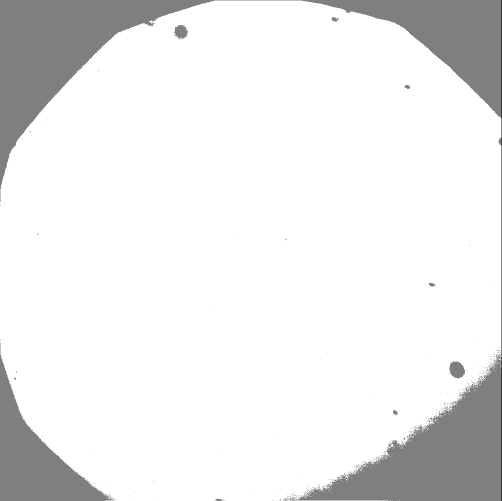
#> input picture Data/GUV_SLB_Cadherin.tif, 1004 x 1002 px (shown at 1/2 size)
$ jupyter execute Example.ipynb
#> lines starting #> are read from the running program, lines starting #| are printed output that depends on the picture; after the words box and inside, x2 and y2 are one past the last pixel; in counts of white or black regions, pixels touching at a corner belong together
### RICM_model.py
# Libraries
import numpy as np
import matplotlib.pyplot as plt
from skimage import restoration, filters, morphology
from scipy import ndimage,linalg, optimize
from Utilities import Fit_Gaussian


class Height_map():
    """This class is used to get the dependence of the normalized intensity on the height for GUV-SLB adhesion system."""

    def __init__(self,
                 n_glass = 1.525,
                 n_water = 1.333,
                 n_outer = 1.335,
                 n_lipid = 1.486,
                 n_inner = 1.344,
                 d_water = 1,
                 d_lipid = 4,
                 l       = 546,
                 p       = 0):

        # Parameters
        self.n_glass = n_glass      # refractive index of glass
        self.n_water = n_water      # refractive index of water
        self.n_outer = n_outer      # refractive index of outer solution (PBS)
        self.n_lipid = n_lipid      # refractive index of lipid
        self.n_inner = n_inner      # refractive index of inner buffer (Sucrose)
        self.d_water = d_water      # thickness of water in nm
        self.d_lipid = d_lipid      # thickness of lipid in nm
        self.l       = l            # wave length of the RICM light in nm
        self.p       = p            # phase shift of the cosine function


    def i5_norm(self, h):
        """Normalized reflectance for 5 interfaces"""

        # Wave vector
        k = (2 * np.pi) / self.l

        # Refractive indices
        n0 = self.n_glass    # Glass slid
        n1 = self.n_water    # Layer of water down the SLB
        n2 = self.n_lipid    # SLB
        n3 = self.n_outer    # Outer buffer PBS
        n4 = self.n_lipid    # Vesicle membrane
        n5 = self.n_inner    # Inner buffer Sucrose

        # Fresnel reflection coefficients
        r01 = (n0-n1) / (n0+n1)
        r12 = (n1-n2) / (n1+n2)
        r23 = (n2-n3) / (n2+n3)
        r34 = (n3-n4) / (n3+n4)
        r45 = (n4-n5) / (n4+n5)

        # Distances traveled by light
        D1 = 2 * n1 * self.d_water
        D2 = 2 * n2 * self.d_lipid
        D3 = 2 * n3 * h
        D4 = 2 * n4 * self.d_lipid

        # Effective reflection coefficient
        R1 = r01
        R2 = ((1-r01**2) * np.exp(-1j*k*D1)) * r12
        R3 = ((1-r01**2)*(1-r12**2) * np.exp(-1j*k*(D1+D2))) * r23
        R4 = ((1-r01**2)*(1-r12**2)*(1-r23**2) * np.exp(-1j*k*(D1+D2+D3))) * r34
        R5 = ((1-r01**2)*(1-r12**2)*(1-r23**2)*(1-r34**2) * np.exp(-1j*k*(D1+D2+D3+D4))) * r45

        # Effective reflection coefficient of the adhesion zone
        R = R1 + R2 + R3 + R4 + R5

        # Effective reflection coefficient of the background
        R_b = R1 + R2 + R3

        # Normalized reflectance R_norm
        R_norm = (np.abs(R * np.conjugate(R)) - np.abs(R_b * np.conjugate(R_b))) / np.abs(R_b * np.conjugate(R_b))

        return R_norm


    def normalized_intensity(self, h, Y0, A, h0):
        """The dependence of the normalized intensity on height"""

        n_outer = self.n_outer  #refractive index of PBS
        l = self.l              #wave length of the RICM light

        return Y0 - A * np.cos((4 * np.pi * n_outer / l) * (h - h0) + 2*np.pi*self.p)


class RICM(Height_map):
    """Treating the RICM image of GUV-SLB adhesion system to get the height of the GUV"""

    def __init__(self,
                 img,
                 denoise=True, nl_fast_mode=True, nl_patch_size=10, nl_patch_distance=1,
                 hole=3, remove_small=True, min_size=64,
                 n_glass=1.525, n_water=1.333, n_outer=1.335, n_lipid=1.486, n_inner=1.344,
                 d_water=1, d_lipid=4, l=546, p=0):

        # The image
        self.img = img

        # RICM parameters
        self.n_glass = n_glass      # refractive index of glass
        self.n_water = n_water      # refractive index of water
        self.n_outer = n_outer      # refractive index of outer solution (PBS)
        self.n_lipid = n_lipid      # refractive index of lipid
        self.n_inner = n_inner      # refractive index of inner buffer (Sucrose)
        self.d_water = d_water      # thickness of water in nm
        self.d_lipid = d_lipid      # thickness of lipid in nm
        self.l = l                  # wave length of the RICM light in nm
        self.p = p                  # phase shift of the cosine function

        # Denoising parameters
        self.denoise = denoise
        self.nl_fast_mode = nl_fast_mode
        self.nl_patch_size = nl_patch_size
        self.nl_patch_distance = nl_patch_distance

        # Mask parameters
        self.hole = hole                     # hole filling kernel
        self.remove_small = remove_small     # remove small defects
        self.min_size = min_size             # minimum size for a small defect


    def nl_denoise(self):
        """Denoise the image using Non-local means denoising algorithm"""
        # Apply the Non-local means denoising algorithm and return the denoised image
        return restoration.denoise_nl_means(self.img,
                                            h = np.mean(restoration.estimate_sigma(self.img)),
                                            fast_mode = self.nl_fast_mode,
                                            patch_size = self.nl_patch_size,
                                            patch_distance = self.nl_patch_distance)


    def edge_detection(self):
        """Detecting the edges"""
        # Check if denoising is True
        if self.denoise:
            # Return the edge of the denoised image
            return filters.sobel(self.nl_denoise())
        else:
            # Return the edge of the original image
            return filters.sobel(self.img)


    def mask(self):
        """Determine the contact zone by filling the closed edges inside the binary image of the edges"""

        #Applying some edge operators to the denoised image
        edge = self.edge_detection()

        # 1- Getting the threshold of edge filtered image
        # 2- Making a binary image with 0 and 1 values
        # 3- Fill the detected edge
        # 4- Remove the small objects in case of remove small is True

        if self.remove_small:
            return morphology.remove_small_objects(ndimage.binary_fill_holes(np.multiply(edge > filters.threshold_otsu(edge), 1),
                                                                             structure=np.ones((self.hole, self.hole))),
                                                   min_size=self.min_size)

        return ndimage.binary_fill_holes(np.multiply(edge > filters.threshold_otsu(edge), 1),
                                         structure=np.ones((self.hole, self.hole)))


    def background_fitting(self):
        """Fitting the background"""

        # Determine the contact zone
        edge_binary_filled = self.mask()

        # Write the data in terms of 3-dim points excluding the contact zone
        coord_background_intensity = []
        for i in range(self.img.shape[0]):
            for j in range(self.img.shape[1]):
                if edge_binary_filled[i, j] == False:  # excluding the contact zone
                    coord_background_intensity.append([i, j, self.img[i,j]])

        # 3-dim data points
        data = np.array(coord_background_intensity)

        # best-fit quadratic curve
        A = np.c_[np.ones(data.shape[0]), data[:,:2], np.prod(data[:,:2], axis=1), data[:,:2]**2]
        C,_,_,_ = linalg.lstsq(A, data[:,2])

        # Copy the original img
        Background = np.ones(self.img.shape)

        # Fill the background with the values came from the fitting
        for X in range(self.img.shape[0]):
            for Y in range(self.img.shape[1]):
                Background[X,Y] = C[0] + C[1]*X + C[2]*Y + C[3]*X*Y + C[4]*X*X + C[5]*Y*Y

        return Background


    def correct(self):
        """Correcting the image by subtracting the background then add it's average to each pixel"""

        # Fitting the background
        Background = self.background_fitting()

        # Return the corrected image
        return self.img - Background + np.average(Background)


    def background_normalization(self):
        """Normalized reflectance to the background"""

        # Get the corrected image
        img_corrected = self.correct()

        # Get the background by removing the contact zone from the corrected image
        corrected_background = img_corrected * (1 - self.mask())

        # Transform it into a histogram excluding the contact zone
        corrected_background = corrected_background[corrected_background != 0].ravel()

        # Fit a Gaussian on the corrected background histogram then take it's mean
        avg_corrected_background, _ = Fit_Gaussian(corrected_background, normalized=True).hist_fitting()

        return (img_corrected - avg_corrected_background) / avg_corrected_background


    def height(self, h=np.linspace(1, 600, 600)):
        """RICM height mapping"""

        # Fit the parameters Y_0, A, h_0 of the cosine function
        mapping = Height_map(n_glass = self.n_glass,
                             n_water = self.n_water,
                             n_outer = self.n_outer,
                             n_lipid = self.n_lipid,
                             n_inner = self.n_inner,
                             d_water = self.d_water,
                             d_lipid = self.d_lipid,
                             l       = self.l,
                             p       = self.p)

        popt, _ = optimize.curve_fit(mapping.normalized_intensity, h, mapping.i5_norm(h))
        Y0, A, h0 = popt
        print('Y0 = {:.2f}, A = {:.2f}, h0 = {:.2f}'.format(*popt))

        return (self.l/(4*np.pi*self.n_outer)) * (np.arccos((Y0 - self.background_normalization()) / A) - 2*np.pi*self.p) + h0


    def height_argument(self, h=np.linspace(1, 600, 600)):
        """RICM height mapping argument"""

        # Fit the parameters Y_0, A, h_0 of the cosine function
        mapping = Height_map(n_glass = self.n_glass,
                             n_water = self.n_water,
                             n_outer = self.n_outer,
                             n_lipid = self.n_lipid,
                             n_inner = self.n_inner,
                             d_water = self.d_water,
                             d_lipid = self.d_lipid,
                             l       = self.l,
                             p       = self.p)

        popt, _ = optimize.curve_fit(mapping.normalized_intensity, h, mapping.i5_norm(h))
        Y0, A, _ = popt

        return (Y0 - self.background_normalization()) / A


    def show_summary(self, name='summary', save=False):
        """Display the way to the RICM height mapping step by step"""

        plt.figure(figsize=(23,7))

        plt.subplot(251)
        plt.axis('off')
        plt.title('Orginal image')
        plt.imshow(self.img, cmap = "gray")
        plt.colorbar()

        plt.subplot(252)
        plt.axis('off')
        plt.title('Denoised image')
        plt.imshow(self.nl_denoise() , cmap = 'gray')
        plt.colorbar()

        plt.subplot(253)
        plt.axis('off')
        plt.title('Edge detected image')
        plt.imshow(self.edge_detection() , cmap = 'gray')
        plt.colorbar();

        plt.subplot(254)
        plt.axis('off')
        plt.title('Masked image')
        plt.imshow(self.mask() , cmap = 'gray')
        plt.colorbar();

        plt.subplot(255)
        plt.axis('off')
        plt.title('Background fitted image')
        plt.imshow(self.background_fitting() , cmap = 'gray')
        plt.colorbar();

        plt.subplot(256)
        plt.axis('off')
        plt.title('Corrected image')
        plt.imshow(self.correct() , cmap = 'gray')
        plt.colorbar()

        plt.subplot(257)
        plt.axis('off')
        plt.title('Background normalized image')
        plt.imshow(self.background_normalization() , cmap = 'gray')
        plt.colorbar()

        # Show the argument of the arccosine to make sure it's between 1 and -1
        plt.subplot(258)
        plt.axis('off')
        plt.title('Arccosine argument image')
        plt.imshow(self.height_argument() , cmap = 'inferno')
        plt.colorbar();

        plt.subplot(259)
        plt.axis('off')
        plt.title('Height image')
        plt.imshow(self.height() , cmap = 'inferno')
        plt.colorbar()

        plt.subplot(2,5,10)
        plt.title('Height histogram')
        plt.xlabel('$h_{[nm]}$')
        #plt.ylabel('Frequency')
        plt.hist(self.height().ravel(), bins = 200)
        plt.grid(alpha=0.2)

        # Save the image
        if save: plt.savefig(name)

        # Show the results
        plt.show()


    def model_fitting(self, name='diaphragm_summary', h=np.linspace(-100, 200, 600), show=False, save=False):
        """Extract the height on the contact zone"""

        # Define the Normalized intensity, height only on the contact zone using the mask
        mask     = RICM.mask(self)
        i_norm   = RICM.background_normalization(self)
        i_height = RICM.height(self, h)

        # Remove the masked values without removing the original zeros
        i_norm[~mask]   = np.nan
        i_height[~mask] = np.nan

        if show:
            # Plot the model vs data
            plt.figure(figsize=(20,5))

            # The histogram of the normalized image
            plt.subplot(121)
            plt.hist(RICM.background_normalization(self).ravel(), bins=200, label='Whole Image', alpha=0.5)
            plt.hist(i_norm.ravel(), bins=200, color='r', alpha=0.5, label='Contact Zone')
            plt.title('Normalized image histogram', fontsize='x-large')
            plt.xlabel('$I_{norm}$', fontsize='x-large')
            plt.ylabel('Frequency', fontsize='x-large')
            plt.legend(fontsize='x-large')
            plt.grid(alpha=0.2)

            plt.subplot(122)
            plt.plot(h, RICM.i5_norm(self, h), '--', label='Model $I_{norm}\ (h)$')
            plt.scatter(i_height, i_norm, color='r', alpha=0.3, label='Contact Zone Intensity')
            plt.title(f'$I_n(h)$ for $\lambda$ = {self.l}, n_inner = {self.n_inner} and $\phi$ = {self.p}', fontsize='x-large')
            plt.xlabel('$h_{[nm]}$', fontsize='x-large')
            plt.ylabel('$I_{norm}$', fontsize='x-large')
            plt.legend(fontsize='x-large')
            plt.grid(alpha=0.2)

            # Save the image
            if save:plt.savefig(name)

            # Show the results
            plt.show()

        return i_height, i_norm

### Utilities.py
import numpy as np
import matplotlib.pyplot as plt
from scipy.optimize import curve_fit


class Fit_Gaussian():
    """Class to fit a Gaussian on a histogram"""

    def __init__(self, data, normalized=False):

        self.data = data                   # The data to fit the Gaussian on.
        self.normalized = normalized       # Using normalized Gaussian.


    def Gauss(x, x0, sigma, y0, A):
        """Define a Gaussian"""
        return y0 + A * np.exp(-(x - x0)**2 / (2 * sigma**2))


    def Gauss_normalized(x, x0, sigma):
        """Define a normalized gaussian"""
        return (1/np.sqrt(2 * np.pi * sigma**2)) * np.exp(-(x - x0)**2 / (2 * sigma**2))

    # Fit a gaussian on a histogram
    def hist_fitting(self, bins=200, show=False):
        """Get a gaussian fitting of a histogram.
        Parameter:
            data - as numpy array
        Returns:
            X0, sigma, Y0, A - of the histogram gaussian
            or
            X0, sigma - of the normalized histogram gaussian
        """
        # Make a histogram
        if self.normalized:
            n, bins_ = np.histogram(self.data[np.isfinite(self.data)], bins=bins, density=True)
        else:
            n, bins_ = np.histogram(self.data[np.isfinite(self.data)], bins=bins)

        # Data
        x = np.linspace(bins_.min(),bins_.max(),bins_.shape[0]-1)
        y = n

        # Apply the fitting
        if self.normalized:
            popt,pcov = curve_fit(Fit_Gaussian.Gauss_normalized, x, y,
                                  p0 = ((x.max()+x.min())/2, (x.max()-x.min())/3),
                                  bounds = ([x.min(), 0], [x.max(), (x.max()-x.min())/2]))
        else:
            popt,pcov = curve_fit(Fit_Gaussian.Gauss, x, y,
                                  p0=((x.max()+x.min())/2, (x.max()-x.min())/3, 0, 1/np.sqrt(2 * np.pi * (x.max()/3)**2)),
                                  bounds=([x.min(), 0, -np.inf, -np.inf], [x.max(), (x.max()-x.min())/2, np.inf, np.inf]))

        # Display the results
        if show:
            plt.figure(figsize=(10,6))

            if self.normalized:
                plt.plot(x, Fit_Gaussian.Gauss_normalized(x, *popt), 'r-', alpha = 0.5,
                         label='Gauss: $x_0$ = {:.4f}, $\sigma$ = {:.4f}'.format(*popt))
            else:
                plt.plot(x, Fit_Gaussian.Gauss(x, *popt), 'r-', alpha = 0.5,
                         label='Gauss: $x_0$ = {:.4f}, $\sigma$ = {:.4f}, $Y_0$ = {:.4f}, A = {:.4f}'.format(*popt))

            plt.plot(x, y, 'b+:', alpha = 0.4, label='data')
            plt.legend()
            plt.title('Histogram Gaussian')
            plt.xlabel('value')
            plt.ylabel('frequency')
            plt.grid(alpha=0.3)

        return popt  #(X0, sigma, Y0, A) or just (X0, sigma) for normalized Gaussian

### Example.ipynb
## Determination of intensity vs height relation
The reflectivity of $l$ successive layers is given by
$$R_l = r_{01} + \sum_{i=1}^l \left[\prod_{s=1}^i (1-r^2_{s-1,s}) \exp{(-ik\Delta_s)}\right] r_{i, i+1}$$
Such that:
$$r_{ij} = \frac{n_i - n_j}{n_i + n_j} \ , \ k = \frac{2 \pi}{\lambda} \ , \ \Delta_i = 2 n_i d_i$$
Where $n_i$ and $di$ are refractive index and the thickness of the layer $i$ respectively, and $\lambda$ is the wave length of the incident light.
Intensity observed from $l$ layers is given by
$$I(x,y) = R_l^* R_l I_0$$
The intensity is calculated for the each value of height $h$ as from 0 to 200 nm, normalized with respect to the background and plotted against $h$
$$I_{norm}(h) = y_0 - A \cos{\left(\frac{4 \pi n_{out}}{\lambda} (h - h_0) + \phi \right)}$$
Where $y_0$ , $A$ and $h_0$ are fitting parameters and $\phi$ is the phase shift.\\
Inverting the last, we get $h$ as a function of $I_{norm}$ and the parameters determined from the fitting
$$h = \frac{\lambda}{4 \pi n_{out}} \left[\arccos{\left(\frac{y_0 - I_{norm}}{A} \right)} - \phi \right] + h_0$$
Applying this on the normalized image gives the height image.

### Libraries and Modules

[cell 1]
# Libraries
import numpy as np
import matplotlib.pyplot as plt
from skimage import io

# Modules
from RICM_model import RICM
from Utilities import Fit_Gaussian

### Read the whole RICM image and determine the base line from its histogram begining

[cell 2]
# Read the RICM image
ricm_img = io.imread(f"Data/GUV_SLB_Cadherin.tif")
#> ricm_img is the input picture: shape (1002, 1004) uint16; min 0, max 595, mean 528.2

# display the image and it's histogram
plt.figure(figsize=(15,5))

plt.subplot(121)
plt.imshow(ricm_img, cmap="gray")
#plt.axis('off')
plt.title('Whole image', fontsize='x-large')
plt.colorbar();

plt.subplot(122)
plt.hist(ricm_img.ravel(), bins=300)
plt.title('Whole histogram', fontsize='x-large')
plt.xlabel('Intensity', fontsize='x-large')
plt.ylabel('Frequency', fontsize='x-large')
#plt.xlim(300,600)
plt.grid(alpha=0.3);
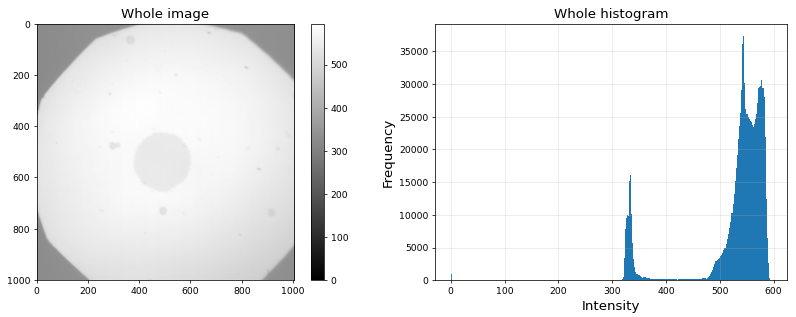
#> figure drawn by matplotlib, 3 panels; panel 3: tallest bar 37345 high, from x = 543.4 to 545.4

### Cut the GUV from the RICM image and subtract the base line

[cell 3]
# Cut the GUV from the RICM image
img = ricm_img[250:700, 350:800]
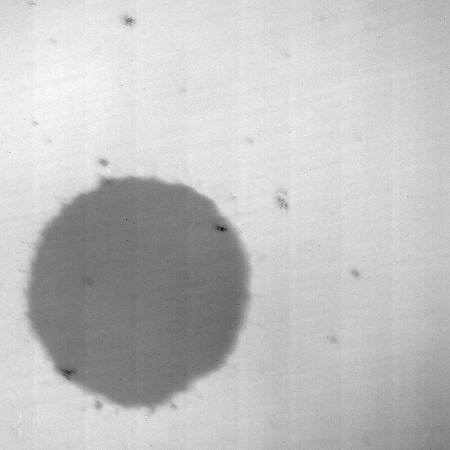
#> img: shape (450, 450) uint16; min 497, max 595, mean 571.3; drawn with min black and max white

# Subtract the base line
img = img - 310

# display the image and it's histogram
plt.figure(figsize=(15,5))

plt.subplot(121)
plt.imshow(img, cmap="gray")
plt.axis('off')
plt.title('GUV image', fontsize='x-large')
plt.colorbar();

plt.subplot(122)
plt.hist(img.ravel(), bins = 100)
plt.title('GUV histogram', fontsize='x-large')
plt.xlabel('Intensity', fontsize='x-large')
plt.ylabel('Frequency', fontsize='x-large')
#plt.xlim(0,3000)
plt.grid(alpha=0.3);
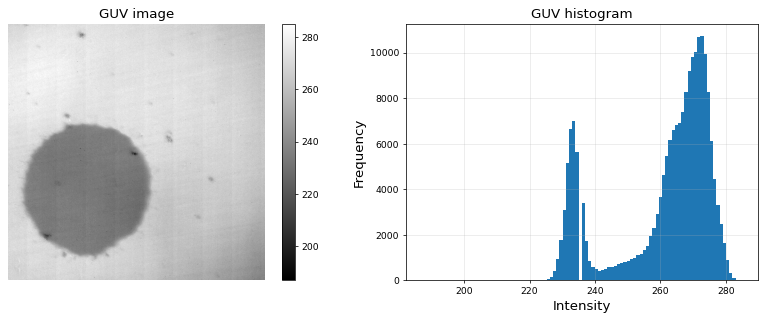
#> figure drawn by matplotlib, 3 panels; panel 3: tallest bar 10734 high, from x = 272.3 to 273.2

### Define the RICM model and show a summary of the steps then fit the model

[cell 4]
# Define the RICM class with certain n_inner
ricm = RICM(img, n_inner=1.344, p=0, hole=3)

# Display the way to the RICM height mapping step by step
ricm.show_summary(save=True)
#> in nl_denoise, `return restoration.denoise_nl_means(self.img, h = np.mean(restoration...`:
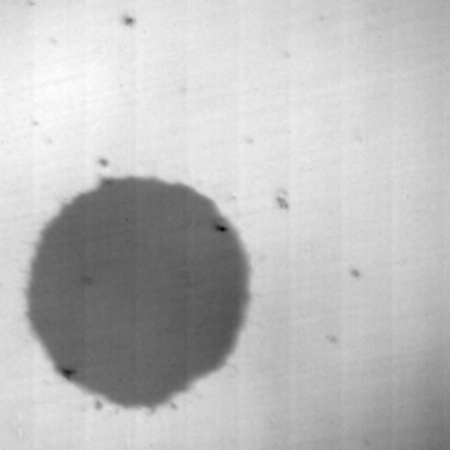
#> returned value: shape (450, 450) float64; min 0.00307, max 0.00431, mean 0.00399; drawn with min black and max white
#> in edge_detection, `return filters.sobel(self.nl_denoise())`:
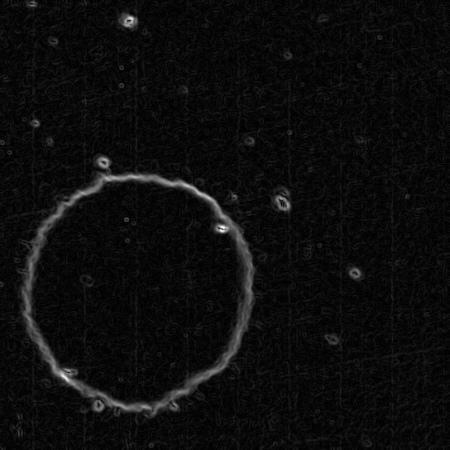
#> returned value: shape (450, 450) float64; min 0, max 0.000212, mean 1.09e-05; drawn with min black and max white
#> in mask, `return morphology.remove_small_objects(ndimage.binary_fill_holes(np.mu..`:
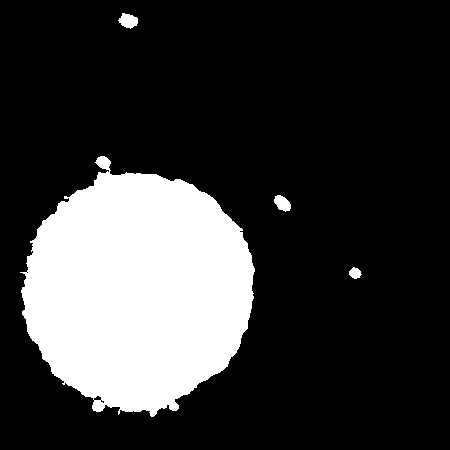
#> returned value: shape (450, 450) bool; 21.6% white; 4 white regions, box (x1, y1, x2, y2) and area: (20, 156, 255, 417) 43261, (118, 13, 138, 29) 213, (274, 195, 291, 212) 194, (349, 267, 362, 279) 106
#> after the loop in background_fitting, `for i in range(self.img.shape[0]):`: coord_background_intensity = 158726 items
#> in background_fitting, `C,_,_,_ = linalg.lstsq(A, data[:,2])`: C = [271.5, 0.0506, 0.0248, -6.14e-05, -0.000141, -0.0001]
#> after the loop in background_fitting, `for X in range(self.img.shape[0]):`:
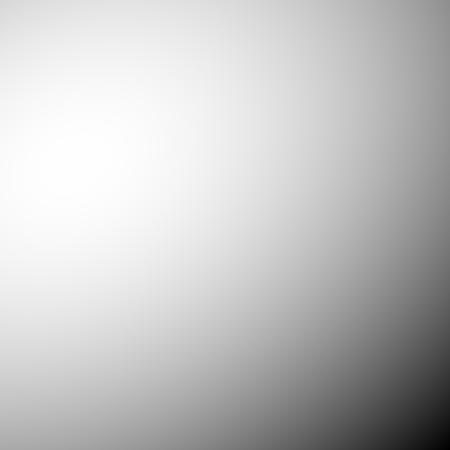
#> Background: shape (450, 450) float64; min 244.4, max 276.5, mean 269.1; drawn with min black and max white
#> (the rest of the program and of its run is left out)
